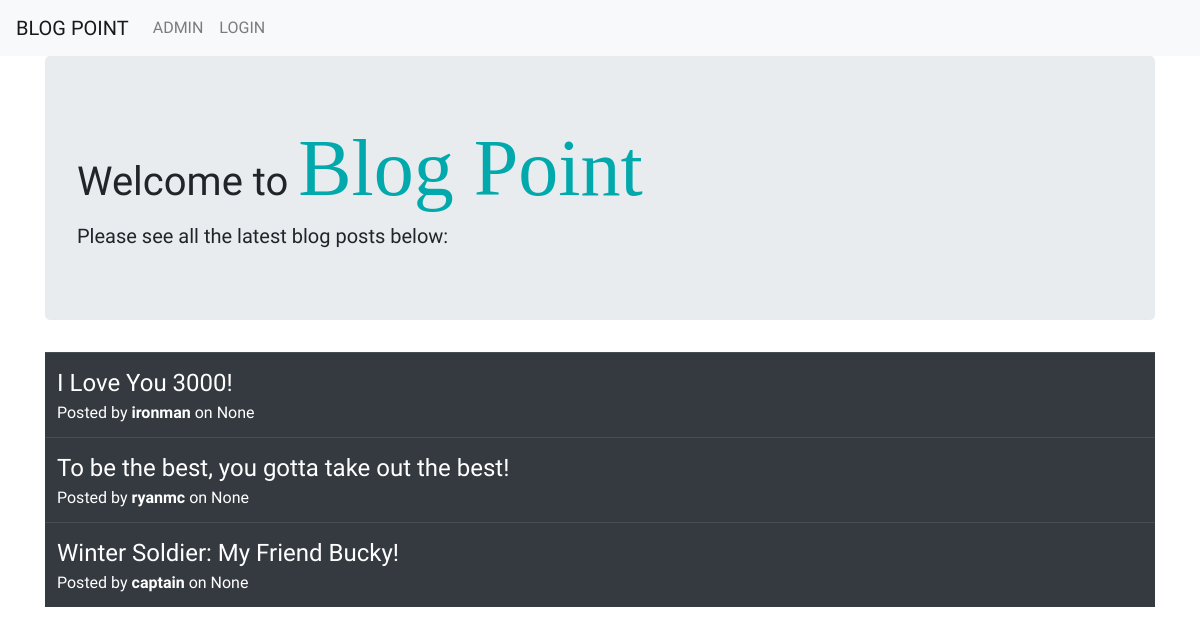
The page /blog/ on the database as committed earlier.
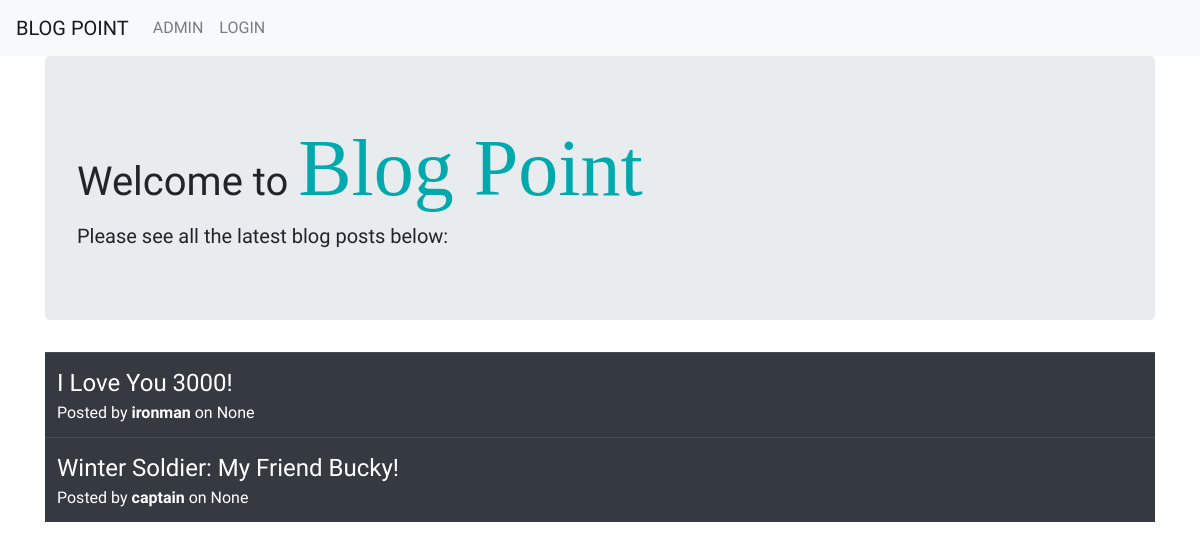
The same page on the database as committed later.
### blog/models.py (models this page shows, shortened)
class Post(models.Model):
    author = models.ForeignKey(User, on_delete=models.CASCADE, related_name = 'posts')
    post_title = models.CharField(max_length=200)
    post_text = RichTextField(blank=True, null=True)
    draft_state = models.BooleanField(default=False)
    post_created = models.DateTimeField(auto_now_add=True, auto_now=False, blank=True)
    post_published = models.DateTimeField(auto_now_add=False, auto_now=False, blank=True, null=True)

### blog/views.py (the view)
# urls.py: path('', views.PostListView.as_view(), name='home'),
class PostListView(ListView):
    model = Post
    template_name = 'blog/home.html'
    ordering = ['-post_published']

### templates/blog/home.html
{% extends "blog/base.html" %}
{% block body_block %}
  <div class="jumbotron">
    <h1>Welcome to <span style="font-family:'Broadway';color: #01a9ac;font-size:2em;">Blog Point</span></h1>
    <h5>Please see all the latest blog posts below:</h5>
  </div>
  <div class="">
    <table class="table table-dark">
      {% for post in post_list %}
        {% if not post.draft_state %}
        <tr>
          <td>
            <a style="color:white;" href="post/{{ post.id }}"><span style="font-size:1.5em;">{{ post.post_title }}</span></a><br>
            <span>Posted by <strong>{{ post.author }}</strong> on {{ post.post_published }}</span>
          </td>
        </tr>
        {% endif %}
      {% endfor %}
    </table>
  </div>
  {% endblock %}

### templates/blog/base.html (shortened to what this page needs)
<!DOCTYPE html>
{% load static %}
<html lang="en" dir="ltr">
  <head>
    <link rel="stylesheet" href="{% static 'css/style.css' %}">
    <link rel="stylesheet" href="{% static 'css/post_detail.css' %}">
    <link rel="stylesheet" href="{% static 'css/profile_style.css' %}">
    <link rel="stylesheet" href="{% static 'css/showposts_style.css' %}">
    <link rel="stylesheet" href="https://stackpath.bootstrapcdn.com/bootstrap/4.5.0/css/bootstrap.min.css">
  </head>
  <body>
    <nav class="navbar navbar-expand-lg navbar-light bg-light">
      <a class="navbar-brand" href="{% url 'blog:home' %}">BLOG POINT</a>
      <div class="collapse navbar-collapse" id="navbarSupportedContent">
        <ul class="navbar-nav mr-auto">
          <li class="nav-item">
            <a class="nav-link" href="{% url 'admin:index' %}">ADMIN</a>
          </li>
        {% if user.is_authenticated %}
          <li class="nav-item">
            <a class="nav-link" href="{% url 'blog:userprofile' %}">PROFILE</a>
          </li>
          <li class="nav-item">
            <a class="nav-link" href="{% url 'blog:createpost' %}">CREATE</a>
          </li>
          <li class="nav-item">
            <a class="nav-link" href="{% url 'blog:showposts' %}">POSTS</a>
          </li>
          <li class="nav-item">
            <a class="nav-link" href="{% url 'blog:showdrafts' %}">DRAFTS</a>
          </li>
          <li class="nav-item">
            <a class="nav-link" href="{% url 'blog:userlogout' %}">LOGOUT</a>
          </li>
        {% else %}
          <li class="nav-item">
            <a class="nav-link" href="{% url 'blog:userlogin' %}">LOGIN</a>
          </li>
        {% endif %}
        </ul>
      </div>
    </nav>
    <div class="container">
{% block body_block %}
{% endblock %}
    </div>
  </body>
</html>

### static/css/style.css (style rules this page uses)
* { font-family: 'Josefin Sans', sans-serif; }

### static/css/profile_style.css (style rules this page uses)
* { margin: 0; padding: 0; box-sizing: border-box; list-style: none; font-family: 'Josefin Sans', sans-serif; }

### static/css/showposts_style.css (style rules this page uses)
.posts-table th, td { padding: 8px; }

Rows that differ between the two databases and show on the page:
removed Post: post_title "To be the best, you gotta take out the best!", author "ryanmc", post_published "None"
